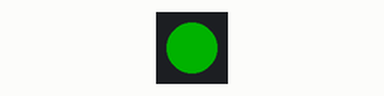
This sketch was run on a simulated ESP32. Parts: 1 RGB LEDs in strip order, left to right. Dim RGB values are drawn brighter than linear; what the sketch prints to the serial monitor is not drawn.

Above: at 1.1 s.
At 4.1 s:
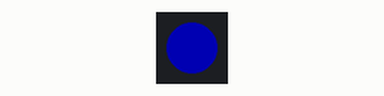
Timing chart, 0 to 5.2 s (numbered marks = the images above):
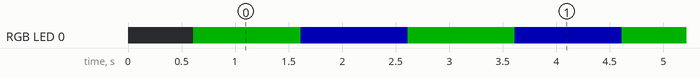

The sketch:

15.Chip_Detection_Test.ino
```cpp
/********************************************************************
 *  BBJSENSE Hardware & Chip Diagnostic Troubleshooting Tool
 *  Folder: hardware/custom pcb test codes/15.Chip_Detection_Test/
 *
 *  Upload this sketch to verify:
 *  1. If your Arduino IDE target architecture is correct (S3 vs Classic).
 *  2. If the 4MB/8MB PSRAM is successfully enabled and initialized.
 *  3. The sizes of your Internal and External Flash chips.
 *  4. Scan both potential I2C configurations to verify ADS1115 & PCF8563.
 *  5. WS2812 Status NeoPixel LED function.
 ********************************************************************/

#include <Arduino.h>
#include <Wire.h>
#include <SPI.h>
#include <Adafruit_NeoPixel.h>

#define WS_PIN 4
#define FLASH_CS 5

Adafruit_NeoPixel statusLED(1, WS_PIN, NEO_GRB + NEO_KHZ800);

void setup() {
  Serial.begin(115200);

  // Wait up to 3 seconds for Serial Monitor connection
  unsigned long start = millis();
  while (!Serial && millis() - start < 3000) {
    delay(10);
  }
  delay(500);

  Serial.println("\n\n========================================================");
  Serial.println("         BBJSENSE GATEWAY SYSTEM DIAGNOSTICS            ");
  Serial.println("========================================================");

  // 1. Compile-Time Architecture Verification
  Serial.println("\n[1. COMPILE-TIME IDE TARGET CONFIGURATION]");
#if defined(CONFIG_IDF_TARGET_ESP32S3)
  Serial.println("  ✓ Board target architecture: ESP32-S3");
#elif defined(CONFIG_IDF_TARGET_ESP32)
  Serial.println("  ✓ Board target architecture: Classic ESP32 (CORRECT FOR THIS CHIP)");
#else
  Serial.println("  ✗ Board target architecture: Unknown MCU variant!");
#endif

#if defined(ARDUINO_USB_CDC_ON_BOOT)
  Serial.printf("  USB CDC on Boot flag: %s\n", (ARDUINO_USB_CDC_ON_BOOT == 1) ? "Enabled" : "Disabled");
#endif

  // 2. Chip Identification Details
  Serial.println("\n[2. CHIP ARCHITECTURE]");
  Serial.printf("  Chip Model:      %s\n", ESP.getChipModel());
  Serial.printf("  Cores:           %d\n", ESP.getChipCores());
  Serial.printf("  Silicon Revision:%d\n", ESP.getChipRevision());
  Serial.printf("  CPU Speed:       %d MHz\n", ESP.getCpuFreqMHz());

  // 3. Memory & PSRAM Layout Verification
  Serial.println("\n[3. SYSTEM MEMORY LAYOUT]");
  Serial.printf("  Internal Free Heap: %d bytes\n", ESP.getFreeHeap());

#if defined(BOARD_HAS_PSRAM) || defined(CONFIG_SPIRAM_SUPPORT)
  Serial.println("  ✓ PSRAM support compile flag: Enabled");
  if (psramInit()) {
    Serial.printf("  ✓ Detected Total PSRAM Size: %d bytes (~%d MB)\n",
                  ESP.getPsramSize(), ESP.getPsramSize() / (1024 * 1024));
    Serial.printf("    Free Allocatable PSRAM:   %d bytes\n", ESP.getFreePsram());
  } else {
    Serial.println("  ✗ PSRAM hardware status: Initialization FAILED.");
  }
#else
  Serial.println("  ✗ PSRAM compile status: Disabled");
#endif

  // 4. Flash Chip Size Detection
  Serial.println("\n[4. FLASH STORAGE SIZE]");
  uint32_t flashSize = ESP.getFlashChipSize();
  Serial.printf("  Detected Internal Flash: %d MB (%d bytes)\n",
                flashSize / (1024 * 1024), flashSize);
  Serial.printf("  Flash BUS Frequency:     %d MHz\n", ESP.getFlashChipSpeed() / 1000000);

  // 5. I2C Bus Scan (Scanning two possible pin combinations)
  Serial.println("\n[5. I2C SCAN SURVEY]");

  // Test Config A: SDA=22, SCL=21
  Serial.println("  Scanning Config A: SDA=GPIO22, SCL=GPIO21...");
  Wire.begin(22, 21);
  int countA = 0;
  for (byte address = 1; address < 127; address++) {
    Wire.beginTransmission(address);
    if (Wire.endTransmission() == 0) {
      Serial.printf("    -> Found device at 0x%02X", address);
      if (address == 0x48) Serial.print(" (ADS1115 ADC)");
      if (address == 0x51) Serial.print(" (PCF8563 RTC)");
      Serial.println();
      countA++;
    }
  }

  // Test Config B: SDA=21, SCL=22
  Serial.println("  Scanning Config B: SDA=GPIO21, SCL=GPIO22 (Default ESP32)...");
  Wire.begin(21, 22);
  int countB = 0;
  for (byte address = 1; address < 127; address++) {
    Wire.beginTransmission(address);
    if (Wire.endTransmission() == 0) {
      Serial.printf("    -> Found device at 0x%02X", address);
      if (address == 0x48) Serial.print(" (ADS1115 ADC)");
      if (address == 0x51) Serial.print(" (PCF8563 RTC)");
      Serial.println();
      countB++;
    }
  }

  if (countA == 0 && countB == 0) {
    Serial.println("  ✗ No responsive devices found on either configuration.");
  } else {
    Serial.println("\n  Survey Summary:");
    Serial.printf("    Config A (SDA=22, SCL=21): Found %d devices\n", countA);
    Serial.printf("    Config B (SDA=21, SCL=22): Found %d devices\n", countB);
  }

  // 6. WS2812 Status LED Check
  Serial.println("\n[6. NEOPIXEL WS2812 TEST]");
  statusLED.begin();
  statusLED.setBrightness(100);
  statusLED.setPixelColor(0, statusLED.Color(0, 150, 0)); // Solid green
  statusLED.show();
  Serial.println("  Status WS2812 LED configured. Verify if the board LED is now glowing Green!");

  Serial.println("\n========================================================");
  Serial.println("              HARDWARE DIAGNOSTIC REPORT END            ");
  Serial.println("========================================================");
}

void loop() {
  // Alternate status LED color between Green and Blue to confirm execution
  static bool state = false;
  state = !state;

  if (state) {
    statusLED.setPixelColor(0, statusLED.Color(0, 150, 0)); // Green
  } else {
    statusLED.setPixelColor(0, statusLED.Color(0, 0, 150)); // Blue
  }
  statusLED.show();
  delay(1000);
}
```

Measured:
- by itself, RGB LED 0: alternates RGB(0, 59, 0) for 1.0 s and RGB(0, 0, 59) for 1.0 s
